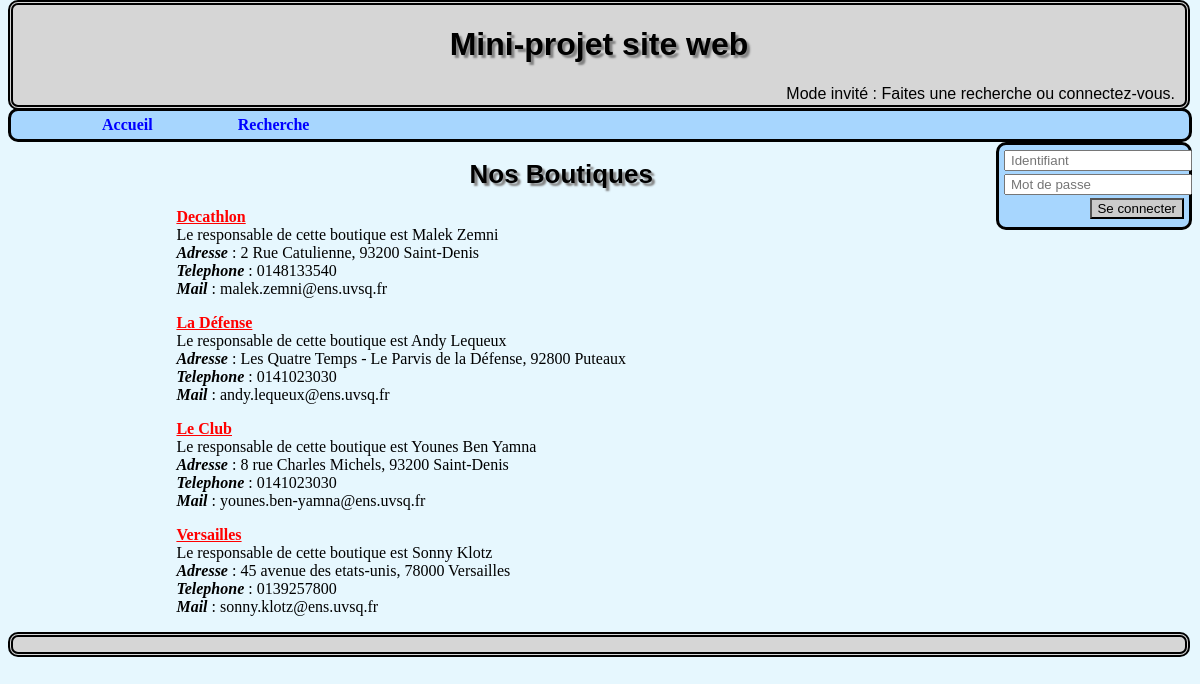
The page / on the database its author committed.
### tables this page shows
CREATE TABLE Employe (
IDEmploye varchar(16),
nom varchar(30),
prenom varchar(30),
salaire int(3),
refBoutique varchar(30),
mdp varchar(30),
PRIMARY KEY (IDEmploye)
 
);

CREATE TABLE Boutique (
IDBoutique varchar(30),
IDResponsable varchar(50),
telephone varchar(10),
adresse varchar(100),
PRIMARY KEY (IDBoutique),
FOREIGN KEY (IDResponsable) REFERENCES Employe (IDEmploye)
);

### index.php (the view, shortened to what this page needs)
<!DOCTYPE html>
<html>
    <head>
        <link rel="stylesheet" href="style.css" type="text/css" />
    </head>
    <body>
		<?php
		include("includes/session.php");
		include("includes/header.php");
		include("includes/menu.php");
		include("includes/login.php");
		?>
		<div class="contenu">
			<h1>Nos Boutiques</h1>
		<?php
		$contacts = $bdd->query('SELECT E.nom, E.prenom, E.IDEmploye, B.IDBoutique, B.adresse, B.telephone FROM Employe E, Boutique B WHERE E.IDEmploye = B.IDResponsable');
		while ($contact = $contacts->fetch())
		{
		?>
		<p>
			<strong class="titre"><?php echo $contact['IDBoutique']; ?></strong><br />
			Le responsable de cette boutique est <?php echo $contact['prenom'] . ' ' . $contact['nom']; ?><br />
			<em>Adresse</em> : <?php echo $contact['adresse']; ?><br />
			<em>Telephone</em> : <?php echo $contact['telephone']; ?><br />
			<em>Mail</em> : <?php echo $contact['IDEmploye'] . '@ens.uvsq.fr'; ?>
		</p>
		<?php
		}
		$contacts->closeCursor(); ?>
		</div>
		<?php include("includes/footer.php");?>
    </body>
</html>

### style.css (style rules this page uses)
body { background-color: #E6F7FE; }
.contenu { width: 80%; margin: auto; }
h1 { font-size: 32px; font-family: Arial, Helvetica, sans-serif; text-shadow: 3px 3px 2px grey; text-align: center; }
.contenu h1 { font-size: 26px; }
p { width: 50%; text-align: justify; font-family: Georgia, Times New Roman, serif; margin-left: 50px; }
.titre { text-decoration: underline; color: red; }
em { font-weight: bold; }

### rows shown on the page
employe: refBoutique.IDBoutique "Decathlon", prenom "Malek", nom "Zemni", refBoutique.adresse "2 Rue Catulienne, 93200 Saint-Denis", refBoutique.telephone "0148133540", IDEmploye "malek.zemni"
employe: refBoutique.IDBoutique "La Défense", prenom "Andy", nom "Lequeux", refBoutique.adresse "Les Quatre Temps - Le Parvis de la Défense, 92800 Puteaux", refBoutique.telephone "0141023030", IDEmploye "andy.lequeux"
employe: refBoutique.IDBoutique "Le Club", prenom "Younes", nom "Ben Yamna", refBoutique.adresse "8 rue Charles Michels, 93200 Saint-Denis", refBoutique.telephone "0141023030", IDEmploye "younes.ben-yamna"
employe: refBoutique.IDBoutique "Versailles", prenom "Sonny", nom "Klotz", refBoutique.adresse "45 avenue des etats-unis, 78000 Versailles", refBoutique.telephone "0139257800", IDEmploye "sonny.klotz"
